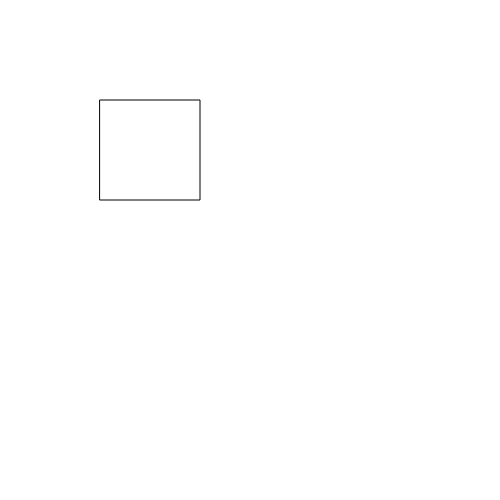
Frame 1 (no input)
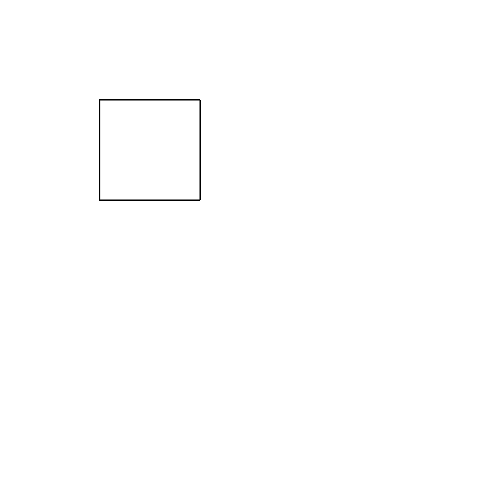
Frame 60 (no input)
Frame 120 (the mouse pressed at the canvas centre since frame 60): identical to frame 60, image omitted

The p5.js sketch that drew these frames (run headless with seeded random() and noise() and a simulated clock; from frame 60 on, the mouse is pressed at the canvas centre):

// p5.js sketch
// ── sketch.js
//This is a simple template for you to experiment with

//This is a comment  ... the two slashes at the start mean that the computer ignores it

//You can look up more commands here ... https://p5js.org/reference/

function setup() {
  //this function runs once at the start of your program

  //this command creates a drawing area in the browser - it should only be called once
  createCanvas(500, 500);
}

function draw() {
  rect(100, 100, 100, 100);
}
